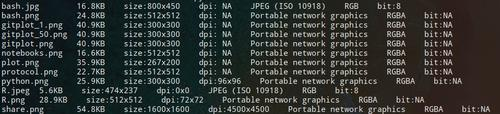
#> input picture img/Img_info.jpg, 500 x 114 px
$ python Imresize.py --input img/Img_info.jpg   (older library calls are emulated)
#> lines starting #> are read from the running program, lines starting #| are printed output that depends on the picture
#!/usr/local/bin/python3.7
'''
Author: Karobben
Github: https://github.com/Karobben
'''
import argparse
import os
from os.path import getsize
import PIL.Image as Image

parser = argparse.ArgumentParser()
parser.add_argument('-i','-I','--input',nargs='+')    #输入文件
parser.add_argument('-o','-O','--output',default = "OUT")   #输出文件
parser.add_argument('-r','-R','--ratio', type = int,default = 2)    #resize ratio
parser.add_argument('-w','-W','--width',default = "NA") #resize by width
parser.add_argument('-t','-T','--height',default = "NA")    #resize by Height
parser.add_argument('-p','-P','--print',default = "None")    #resize by Height
parser.add_argument('-inf','-INF','--infor',default = "Not", nargs='?')    #resize by Height
parser.add_argument('-f','-F','--formatout',default = "Origin")    #resize by Height
parser.add_argument('-q','-Q','--quality',default = "85")    #resize by Height

#获取参数
args = parser.parse_args()
INPUT = args.input
OUTPUT = args.output
R_img = args.ratio
W_img = args.width
H_img = args.height
PRINT = args.print
INFORM = args.infor
Format = args.formatout
Quality = args.quality

def size_format(b):
    if b < 1000:
              return '%i' % b + 'B'
    elif 1000 <= b < 1000000:
        return '%.1f' % float(b/1000) + 'KB'
    elif 1000000 <= b < 1000000000:
        return '%.1f' % float(b/1000000) + 'MB'
    elif 1000000000 <= b < 1000000000000:
        return '%.1f' % float(b/1000000000) + 'GB'
    elif 1000000000000 <= b:
        return '%.1f' % float(b/1000000000000) + 'TB'

def FD_judge(path):
    result = ""
    if len(path) > 1:
        result = "Files"
    elif os.path.isdir(path[0]):
        result = "Directory"
    elif os.path.isfile(path[0]):
        result = "File"
    else:
        result = "path is incorrect"
    return result

def Calc_WH(w,h,W_img,H_img,R_img):
    if W_img != "NA" and H_img == "NA": #Resize by Width
        print('Resize by Width')
        R = w/ int(W_img)
        w=int(w/R)
        h=int(h/R)
    elif H_img != "NA" and W_img == "NA":   #Resize by Height
        print("Resize by Height")
        R = h/ int(H_img)
        w=int(w/R)
        h=int(h/R)
    elif H_img != "NA" and W_img != "NA":   #Resize by Width and Height
        print('Resize by Width and Height')
        w=int(W_img)
        h=int(H_img)
    else:
        print("Resize by ratio, R="+str(R_img))
        w=int(w/R_img)
        h=int(h/R_img)
    return w,h

def Resize(path,W_img,H_img,R_img):
#> called with path = 'img/Img_info.jpg', W_img = 'NA', H_img = 'NA', R_img = 2
    Img=Image.open(path)
#> Img is the input picture: PIL image 500x114 RGB; mean R, G, B 48.4, 52.8, 50.2
    w,h=Img.size
#> w = 500; h = 114
    w,h=Calc_WH(w,h,W_img,H_img,R_img)
#> w = 250; h = 57
    Img_out=Img.resize((w,h),Image.ANTIALIAS)
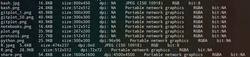
#> Img_out: PIL image 250x57 RGB; mean R, G, B 48.5, 52.8, 50.2
    return Img_out

def Resize_loop(INPUT,OUTPUT):
    if Typ_in == "File":
        Result = Resize(INPUT,W_img,H_img,R_img)
        OUTPUT = OUT_fig(INPUT,OUTPUT)
        Result.save(OUTPUT)
    elif Typ_in == "Files":
        List = os.popen("ls "+INPUT).read().split('\n')[:-1]
        for i in List:
            Result = Resize(i,W_img,H_img,R_img)
            OUTPUT = OUT_fig(i,OUTPUT)
            Result.save(OUTPUT)
    elif Typ_in == "Directory":
        List = os.popen("ls "+INPUT+"/*").read().split('\n')[:-1]
        for i in List:
            print("INPUT =  ",i)
            Result = Resize(i,W_img,H_img,R_img)
            OUTPUT = args.output
            OUTPUT = OUT_fig(i,OUTPUT)
            Result.save(OUTPUT)

def IMG_inf(INPUT):
    Space = size_format(getsize(INPUT))
    Img = Image.open(INPUT)
    Name    = Img.filename
    Format  = Img.format_description
    Mode    = Img.mode
    try:
        Bit     = "bit:" + str(Img.bits)
    except:
        Bit     = "bit:NA"
    try:
        Dpi     = "dpi:" + 'x'.join([str(x) for x in Img.info['dpi']])
    except:
        Dpi     = "dpi: NA"
    Size    = "size:" + 'x'.join([str(x) for x in Img.size])
    Result = Name +"\t"+"    ".join([Space, Size, Dpi, Format,Mode,Bit])
    return Result

# OUTPUT path
def OUT_fig(INPUT,OUTPUT):
    if Typ_in=="File" and OUTPUT == "OUT":
        OUTPUT = "Re_" + INPUT
    elif Typ_in=="File" and OUTPUT != "OUT":
        OUTPUT = OUTPUT
    else:
        if not os.path.exists(OUTPUT):
            os.makedirs(OUTPUT)
        OUTPUT = OUTPUT +"/"
    if Typ_in != "File":
        OUTPUT = OUTPUT+ INPUT.split('/')[-1]
    '''
    if Typ_in == "Directory":
        print("OUT:",INPUT)
        OUTPUT = OUTPUT+ INPUT.split('/')[-1]
    print(OUTPUT)
    '''
    if Format != "Origin":
        print("Switch Format")
        OUT_F = OUTPUT.split('.')[-1]
        OUTPUT = OUTPUT.replace(OUT_F,Format)
    return OUTPUT

def IMG_Inf(INPUT):
        if Typ_in == "File":
            print(IMG_inf(INPUT))
        elif Typ_in == "Files":
            #List = os.popen("ls "+INPUT).read().split('\n')[:-1]
            List = os.popen("ls "+INPUT).read().split('\n\n')[0].split('\n')[:-1]
            for i in List:
                print(IMG_inf(i))
        elif Typ_in == "Directory":
            List = os.popen("ls "+INPUT+"/*").read().split('\n\n')[0].split('\n')[:-1]
            for i in List:
                print(IMG_inf(i))


if INFORM == "Not": # Resize
    Typ_in = FD_judge(INPUT)
    for i in INPUT:
        print(Typ_in)
        Resize_loop(i,OUTPUT)
else:  # img information
    Typ_in = FD_judge(INPUT)
    for i in INPUT:
        IMG_Inf(i)

'''
if INFORM == "None": # Resize
    Typ_in = FD_judge(INPUT)
    print(Typ_in)
    OUTPUT = OUT_fig(INPUT,OUTPUT)
    Resize_loop()
else:  # img information
    Typ_in = FD_judge(INPUT)
    if Typ_in == "File":
        print(IMG_inf(INPUT))
    elif Typ_in == "Files":
        #List = os.popen("ls "+INPUT).read().split('\n')[:-1]
        List = os.popen("ls "+INPUT).read().split('\n\n')[0].split('\n')[:-1]
        for i in List:
            print(IMG_inf(i))
    elif Typ_in == "Directory":
        List = os.popen("ls "+INPUT+"/*").read().split('\n\n')[0].split('\n')[:-1]
        for i in List:
            print(IMG_inf(i))

'''
